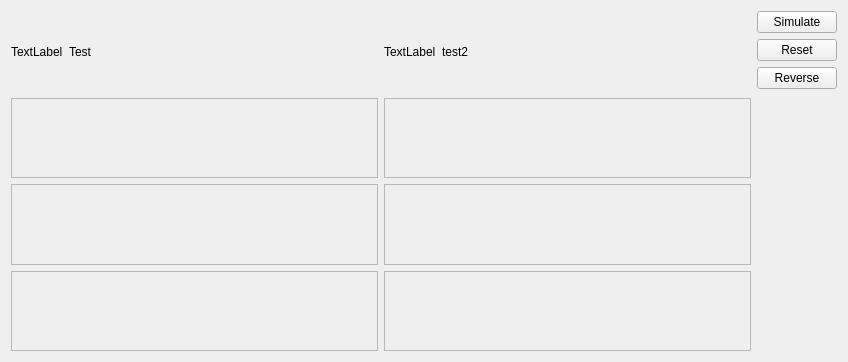
<?xml version="1.0" encoding="UTF-8"?>
<ui version="4.0">
 <class>Simulator</class>
 <widget class="QWidget" name="Simulator">
  <property name="geometry">
   <rect>
    <x>0</x>
    <y>0</y>
    <width>848</width>
    <height>362</height>
   </rect>
  </property>
  <property name="windowTitle">
   <string>Form</string>
  </property>
  <layout class="QHBoxLayout" name="horizontalLayout_3">
   <item>
    <layout class="QGridLayout" name="gridLayout">
     <item row="0" column="0">
      <layout class="QHBoxLayout" name="horizontalLayout_2">
       <item>
        <widget class="QLabel" name="att_ico">
         <property name="text">
          <string>TextLabel</string>
         </property>
        </widget>
       </item>
       <item>
        <widget class="QLabel" name="att">
         <property name="sizePolicy">
          <sizepolicy hsizetype="Expanding" vsizetype="Preferred">
           <horstretch>0</horstretch>
           <verstretch>0</verstretch>
          </sizepolicy>
         </property>
         <property name="text">
          <string>Test</string>
         </property>
        </widget>
       </item>
      </layout>
     </item>
     <item row="0" column="1">
      <layout class="QHBoxLayout" name="horizontalLayout">
       <item>
        <widget class="QLabel" name="def_ico">
         <property name="text">
          <string>TextLabel</string>
         </property>
        </widget>
       </item>
       <item>
        <widget class="QLabel" name="def">
         <property name="sizePolicy">
          <sizepolicy hsizetype="Expanding" vsizetype="Preferred">
           <horstretch>0</horstretch>
           <verstretch>0</verstretch>
          </sizepolicy>
         </property>
         <property name="text">
          <string>test2</string>
         </property>
        </widget>
       </item>
      </layout>
     </item>
     <item row="1" column="0">
      <widget class="QFrame" name="att_top">
       <property name="frameShape">
        <enum>QFrame::StyledPanel</enum>
       </property>
       <property name="frameShadow">
        <enum>QFrame::Raised</enum>
       </property>
      </widget>
     </item>
     <item row="1" column="1">
      <widget class="QFrame" name="def_top">
       <property name="frameShape">
        <enum>QFrame::StyledPanel</enum>
       </property>
       <property name="frameShadow">
        <enum>QFrame::Raised</enum>
       </property>
      </widget>
     </item>
     <item row="2" column="0">
      <widget class="QFrame" name="att_mid">
       <property name="frameShape">
        <enum>QFrame::StyledPanel</enum>
       </property>
       <property name="frameShadow">
        <enum>QFrame::Raised</enum>
       </property>
      </widget>
     </item>
     <item row="2" column="1">
      <widget class="QFrame" name="def_mid">
       <property name="frameShape">
        <enum>QFrame::StyledPanel</enum>
       </property>
       <property name="frameShadow">
        <enum>QFrame::Raised</enum>
       </property>
      </widget>
     </item>
     <item row="3" column="1">
      <widget class="QFrame" name="def_bottom">
       <property name="frameShape">
        <enum>QFrame::StyledPanel</enum>
       </property>
       <property name="frameShadow">
        <enum>QFrame::Raised</enum>
       </property>
      </widget>
     </item>
     <item row="3" column="0">
      <widget class="QFrame" name="att_bottom">
       <property name="frameShape">
        <enum>QFrame::StyledPanel</enum>
       </property>
       <property name="frameShadow">
        <enum>QFrame::Raised</enum>
       </property>
      </widget>
     </item>
    </layout>
   </item>
   <item>
    <layout class="QVBoxLayout" name="verticalLayout">
     <item>
      <widget class="QPushButton" name="tb1">
       <property name="text">
        <string>Simulate</string>
       </property>
      </widget>
     </item>
     <item>
      <widget class="QPushButton" name="tb2">
       <property name="text">
        <string>Reset</string>
       </property>
      </widget>
     </item>
     <item>
      <widget class="QPushButton" name="tb3">
       <property name="text">
        <string>Reverse</string>
       </property>
      </widget>
     </item>
     <item>
      <spacer name="verticalSpacer">
       <property name="orientation">
        <enum>Qt::Vertical</enum>
       </property>
       <property name="sizeHint" stdset="0">
        <size>
         <width>20</width>
         <height>40</height>
        </size>
       </property>
      </spacer>
     </item>
    </layout>
   </item>
  </layout>
 </widget>
 <resources/>
 <connections/>
</ui>
